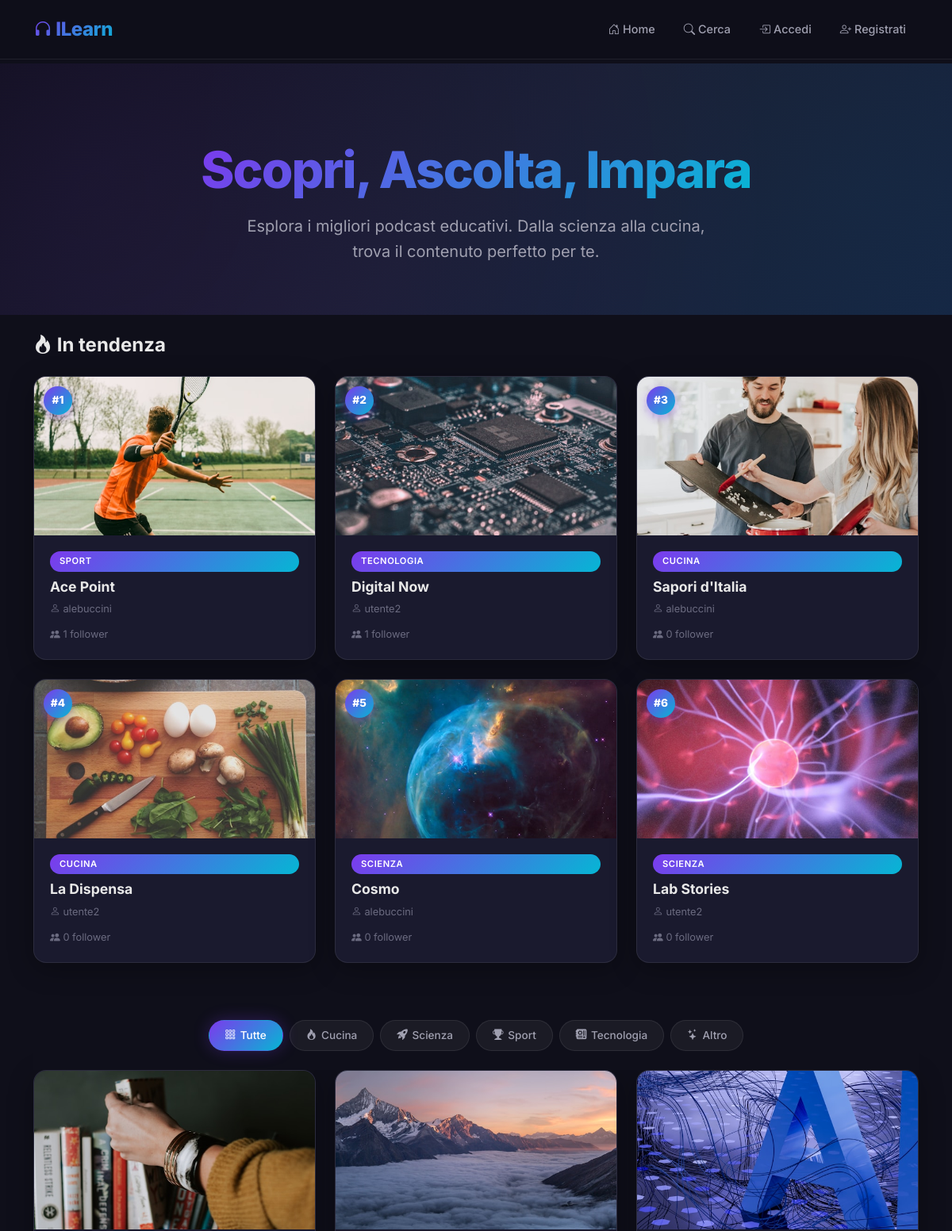
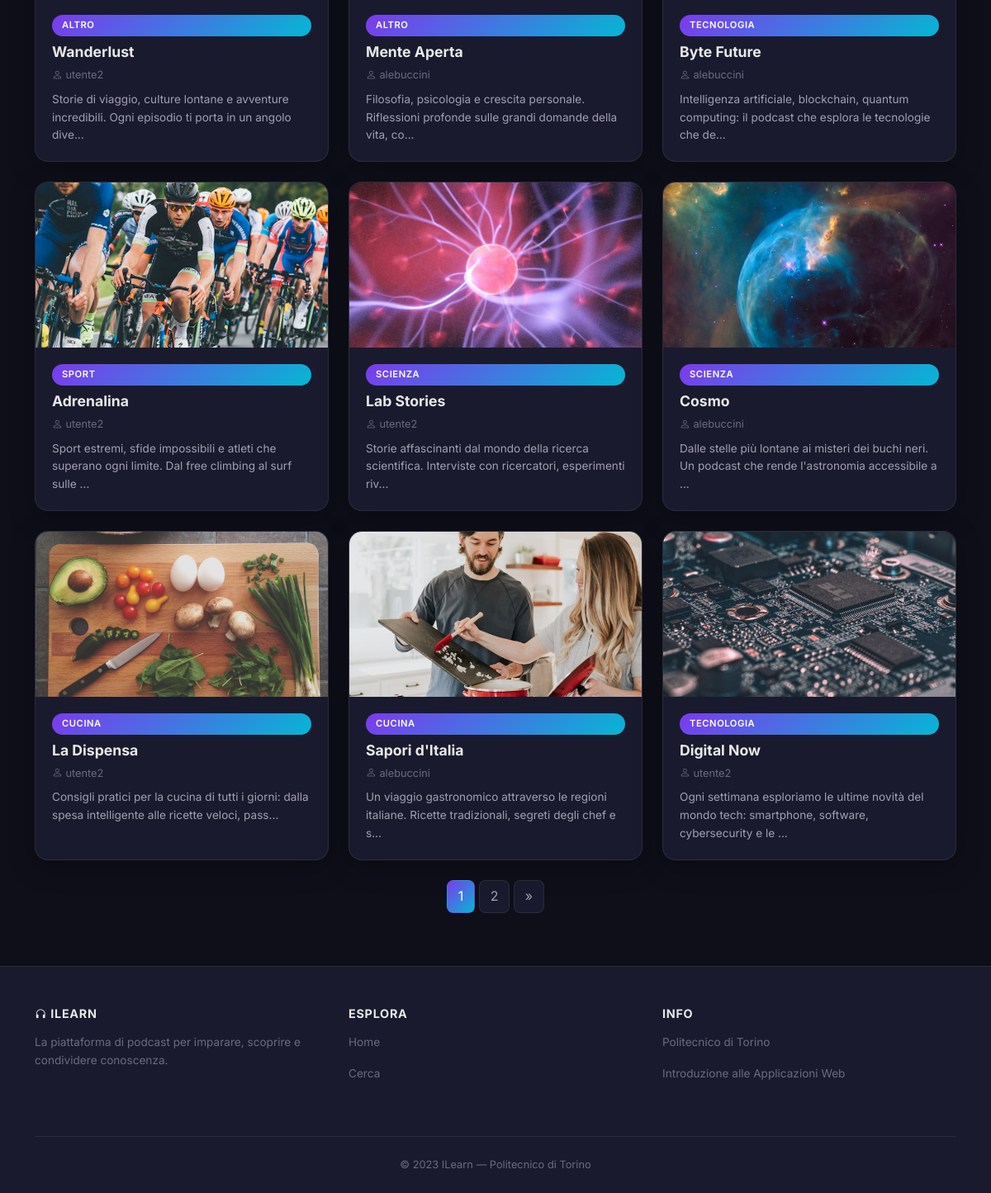
The page / on the database its author committed (2 pictures, top to bottom).
### tables this page shows
CREATE TABLE "PODCAST" (
	"podcast_id"	INTEGER NOT NULL,
	"Titolo"	TEXT NOT NULL,
	"Descrizione"	TEXT NOT NULL,
	"Categoria"	TEXT NOT NULL,
	"utente_id"	INTEGER NOT NULL,
	"Estensione"	TEXT NOT NULL,
	PRIMARY KEY("podcast_id" AUTOINCREMENT),
	FOREIGN KEY("utente_id") REFERENCES "UTENTI"("ID") ON DELETE CASCADE
);

CREATE TABLE "UTENTI" (
	"ID"	INTEGER NOT NULL,
	"Email"	TEXT NOT NULL,
	"Username"	TEXT NOT NULL,
	"Password"	TEXT NOT NULL,
	"Tipo"	INTEGER NOT NULL,
	PRIMARY KEY("ID" AUTOINCREMENT)
);

### app.py (the view)
@app.route('/')
def home():
    page = request.args.get('page', 1, type=int)
    if page < 1:
        page = 1
    podcasts, total, total_pages = db_interaction.get_podcasts_paginated(page)
    categorie = ['Cucina', 'Scienza', 'Sport', 'Tecnologia', 'Altro']
    ratings = db_interaction.get_podcasts_con_valutazioni()
    trending = db_interaction.get_podcast_trending()
    top_rated = db_interaction.get_podcast_top_rated()
    if current_user.is_authenticated:
        isactive = True
        userid = current_user.get_id()
        user = db_interaction.get_user_by_id(userid)
        return render_template('home.html', podcasts=podcasts, user=user, isactive=isactive,
                               categorie=categorie, ratings=ratings, trending=trending,
                               top_rated=top_rated, page=page, total_pages=total_pages)
    else:
        isactive = False
        return render_template('home.html', podcasts=podcasts, categorie=categorie, isactive=isactive,
                               ratings=ratings, trending=trending, top_rated=top_rated,
                               page=page, total_pages=total_pages)

### db_interaction.py (called while the page is built)
def get_podcasts_con_valutazioni():
    conn = sqlite3.connect('db/podcast.db')
    conn.row_factory = sqlite3.Row
    cursor = conn.cursor()
    cursor.execute('''
        SELECT P.podcast_id, AVG(V.Voto) as media, COUNT(V.Voto) as totale
        FROM PODCAST P
        LEFT JOIN VALUTAZIONI V ON P.podcast_id = V.podcast_id
        GROUP BY P.podcast_id
    ''')
    result = cursor.fetchall()
    cursor.close()
    conn.close()
    ratings = {}
    for row in result:
        ratings[row['podcast_id']] = {
            'media': round(row['media'], 1) if row['media'] else 0,
            'totale': row['totale']
        }
    return ratings

def get_podcast_trending(limit=6):
    conn = sqlite3.connect('db/podcast.db')
    conn.row_factory = sqlite3.Row
    cursor = conn.cursor()
    cursor.execute('''
        SELECT P.*, U.Username, COUNT(F.utente_id) as follower_count
        FROM PODCAST P
        JOIN UTENTI U ON P.utente_id = U.ID
        LEFT JOIN FOLLOW F ON P.podcast_id = F.podcast_id
        GROUP BY P.podcast_id
        ORDER BY follower_count DESC
        LIMIT ?
    ''', (limit,))
    result = cursor.fetchall()
    cursor.close()
    conn.close()
    return result

def get_podcast_top_rated(limit=6):
    conn = sqlite3.connect('db/podcast.db')
    conn.row_factory = sqlite3.Row
    cursor = conn.cursor()
    cursor.execute('''
        SELECT P.*, U.Username, AVG(V.Voto) as media_voto, COUNT(V.Voto) as num_voti
        FROM PODCAST P
        JOIN UTENTI U ON P.utente_id = U.ID
        JOIN VALUTAZIONI V ON P.podcast_id = V.podcast_id
        GROUP BY P.podcast_id
        HAVING num_voti > 0
        ORDER BY media_voto DESC, num_voti DESC
        LIMIT ?
    ''', (limit,))
    result = cursor.fetchall()
    cursor.close()
    conn.close()
    return result

def get_podcasts_paginated(page=1, per_page=9):
    conn = sqlite3.connect('db/podcast.db')
    conn.row_factory = sqlite3.Row
    cursor = conn.cursor()
    cursor.execute('SELECT COUNT(*) as total FROM PODCAST')
    total = cursor.fetchone()['total']
    offset = (page - 1) * per_page
    cursor.execute('''
        SELECT * FROM PODCAST, UTENTI
        WHERE PODCAST.utente_id = UTENTI.ID
        ORDER BY PODCAST.podcast_id DESC
        LIMIT ? OFFSET ?
    ''', (per_page, offset))
    podcasts = cursor.fetchall()
    cursor.close()
    conn.close()
    import math
    total_pages = math.ceil(total / per_page) if total > 0 else 1
    return podcasts, total, total_pages

### templates/home.html (shortened to what this page needs)
{% extends "base.html" %}
{% block hero %}
<section class="hero-section">
    <div id="particles-js"></div>
    <div class="hero-content">
        <h1 class="hero-title"><span class="text-gradient">Scopri, Ascolta, Impara</span></h1>
        <p class="hero-subtitle">Esplora i migliori podcast educativi. Dalla scienza alla cucina, trova il contenuto perfetto per te.</p>
    </div>
</section>
{% endblock %}
{% block content %}
{% if trending %}
<h5 class="section-heading mt-4" data-aos="fade-up"><i class="bi bi-fire"></i> In tendenza</h5>
<div class="row row-cols-1 row-cols-md-2 row-cols-lg-3 g-4 mb-5">
    {% for podcast in trending %}
    <div class="col" data-aos="fade-up" data-aos-delay="{{ loop.index0 * 100 }}">
        <article class="glass-card" style="position: relative;">
            <div class="trending-badge">#{{ loop.index }}</div>
            <div class="card-img-wrapper">
                <a href="{{ url_for('podcast', podcast_id=podcast.podcast_id) }}">
                    <img class="card-img-top"
                         src="{{ url_for('static', filename='podcast' + podcast.podcast_id|string + podcast.Estensione) }}"
                         alt="{{ podcast.Titolo }}">
                </a>
            </div>
            <div class="card-body">
                <span class="badge-category mb-2">{{ podcast.Categoria }}</span>
                <h5 class="card-title">
                    <a href="{{ url_for('podcast', podcast_id=podcast.podcast_id) }}">{{ podcast.Titolo }}</a>
                </h5>
                <p class="card-author"><i class="bi bi-person"></i> {{ podcast.Username }}</p>
                <div class="card-followers">
                    <i class="bi bi-people-fill"></i> {{ podcast.follower_count }} follower
                </div>
            </div>
        </article>
    </div>
    {% endfor %}
</div>
{% endif %}
<div class="pill-filter-container" data-aos="fade-up">
    <a href="#" class="pill-filter cat-pill active" data-cat="tutte">
        <i class="bi bi-grid-3x3-gap"></i> Tutte
    </a>
    {% for categoria in categorie %}
    <a href="{{ url_for('categoria', nome_categoria=categoria.lower()) }}"
       class="pill-filter cat-pill cat-pill-{{ categoria.lower() }}"
       data-cat="{{ categoria.lower() }}">
        {% if categoria.lower() == 'cucina' %}<i class="bi bi-fire"></i>
        {% elif categoria.lower() == 'scienza' %}<i class="bi bi-rocket-takeoff-fill"></i>
        {% elif categoria.lower() == 'sport' %}<i class="bi bi-trophy-fill"></i>
        {% elif categoria.lower() == 'tecnologia' %}<i class="bi bi-motherboard-fill"></i>
        {% elif categoria.lower() == 'altro' %}<i class="bi bi-stars"></i>
        {% endif %} {{ categoria }}
    </a>
    {% endfor %}
</div>
{% if podcasts %}
<div class="row row-cols-1 row-cols-md-2 row-cols-lg-3 g-4 card-grid pb-4">
    {% for podcast in podcasts %}
    <div class="col" data-aos="fade-up" data-aos-delay="{{ loop.index0 * 100 }}">
        <article class="glass-card" data-categoria="{{ podcast.Categoria }}">
            <div class="card-img-wrapper">
                <a href="{{ url_for('podcast', podcast_id=podcast.podcast_id) }}">
                    <img class="card-img-top"
                         src="{{ url_for('static', filename='podcast' + podcast.podcast_id|string + podcast.Estensione) }}"
                         alt="Immagine del podcast {{ podcast.Titolo }}">
                </a>
            </div>
            <div class="card-body">
                <span class="badge-category mb-2">{{ podcast.Categoria }}</span>
                <h5 class="card-title">
                    <a href="{{ url_for('podcast', podcast_id=podcast.podcast_id) }}">{{ podcast.Titolo }}</a>
                </h5>
                <p class="card-author"><i class="bi bi-person"></i> {{ podcast.Username }}</p>
                <p class="card-text">{{ podcast.Descrizione[:100] }}{% if podcast.Descrizione|length > 100 %}...{% endif %}</p>
            </div>
        </article>
    </div>
    {% endfor %}
</div>
{% if total_pages > 1 %}
<nav class="d-flex justify-content-center pb-5">
    <ul class="pagination pagination-dark">
        {% for p in range(1, total_pages + 1) %}
        <li class="page-item{% if p == page %} active{% endif %}">
            <a class="page-link" href="{{ url_for('home', page=p) }}">{{ p }}</a>
        </li>
        {% endfor %}
        {% if page < total_pages %}
        <li class="page-item"><a class="page-link" href="{{ url_for('home', page=page+1) }}">&raquo;</a></li>
        {% endif %}
    </ul>
</nav>
{% endif %}
{% else %}
<div class="text-center py-5" data-aos="fade-up">
    <i class="bi bi-broadcast" style="font-size: 3rem; color: var(--text-muted);"></i>
    <h4 class="mt-3" style="color: var(--text-secondary);">Non sono presenti podcast.</h4>
</div>
{% endif %}
{% endblock %}

### rows shown on the page
PODCAST: podcast_id+Estensione (picture), Categoria "SPORT", Titolo "Ace Point", Username "alebuccini", follower_count "1"
PODCAST: podcast_id+Estensione (picture), Categoria "TECNOLOGIA", Titolo "Digital Now", Username "utente2", follower_count "1", Descrizione "Ogni settimana esploriamo le ultime novità del mondo tech: smartphone, software, cybersecurity e le"
PODCAST: podcast_id+Estensione (picture), Categoria "CUCINA", Titolo "Sapori d'Italia", Username "alebuccini", follower_count "0", Descrizione "Un viaggio gastronomico attraverso le regioni italiane. Ricette tradizionali, segreti degli chef e s"
PODCAST: podcast_id+Estensione (picture), Categoria "CUCINA", Titolo "La Dispensa", Username "utente2", follower_count "0", Descrizione "Consigli pratici per la cucina di tutti i giorni: dalla spesa intelligente alle ricette veloci, pass"
PODCAST: podcast_id+Estensione (picture), Categoria "SCIENZA", Titolo "Cosmo", Username "alebuccini", follower_count "0", Descrizione "Dalle stelle più lontane ai misteri dei buchi neri. Un podcast che rende l'astronomia accessibile a"
PODCAST: podcast_id+Estensione (picture), Categoria "SCIENZA", Titolo "Lab Stories", Username "utente2", follower_count "0", Descrizione "Storie affascinanti dal mondo della ricerca scientifica. Interviste con ricercatori, esperimenti riv"
PODCAST: podcast_id+Estensione (picture), Categoria "ALTRO", Titolo "Wanderlust", Username "utente2", Descrizione "Storie di viaggio, culture lontane e avventure incredibili. Ogni episodio ti porta in un angolo dive"
PODCAST: podcast_id+Estensione (picture), Categoria "ALTRO", Titolo "Mente Aperta", Username "alebuccini", Descrizione "Filosofia, psicologia e crescita personale. Riflessioni profonde sulle grandi domande della vita, co"
PODCAST: podcast_id+Estensione (picture), Categoria "TECNOLOGIA", Titolo "Byte Future", Username "alebuccini", Descrizione "Intelligenza artificiale, blockchain, quantum computing: il podcast che esplora le tecnologie che de"
PODCAST: podcast_id+Estensione (picture), Categoria "SPORT", Titolo "Adrenalina", Username "utente2", Descrizione "Sport estremi, sfide impossibili e atleti che superano ogni limite. Dal free climbing al surf sulle"

### other values the page prints
{{ categoria }} "Cucina" "Scienza" "Sport" "Tecnologia" "Altro"
{{ p }} "1" "2"
